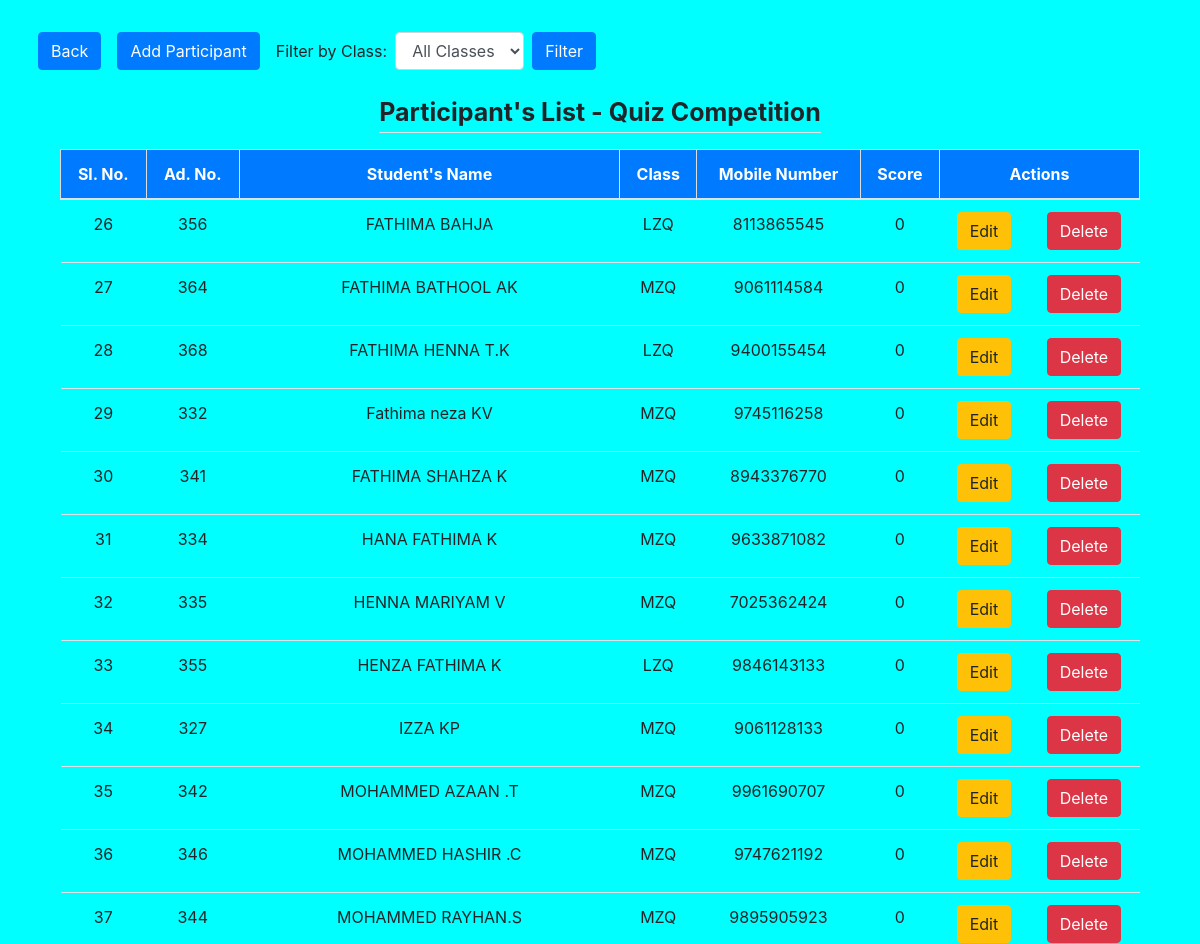
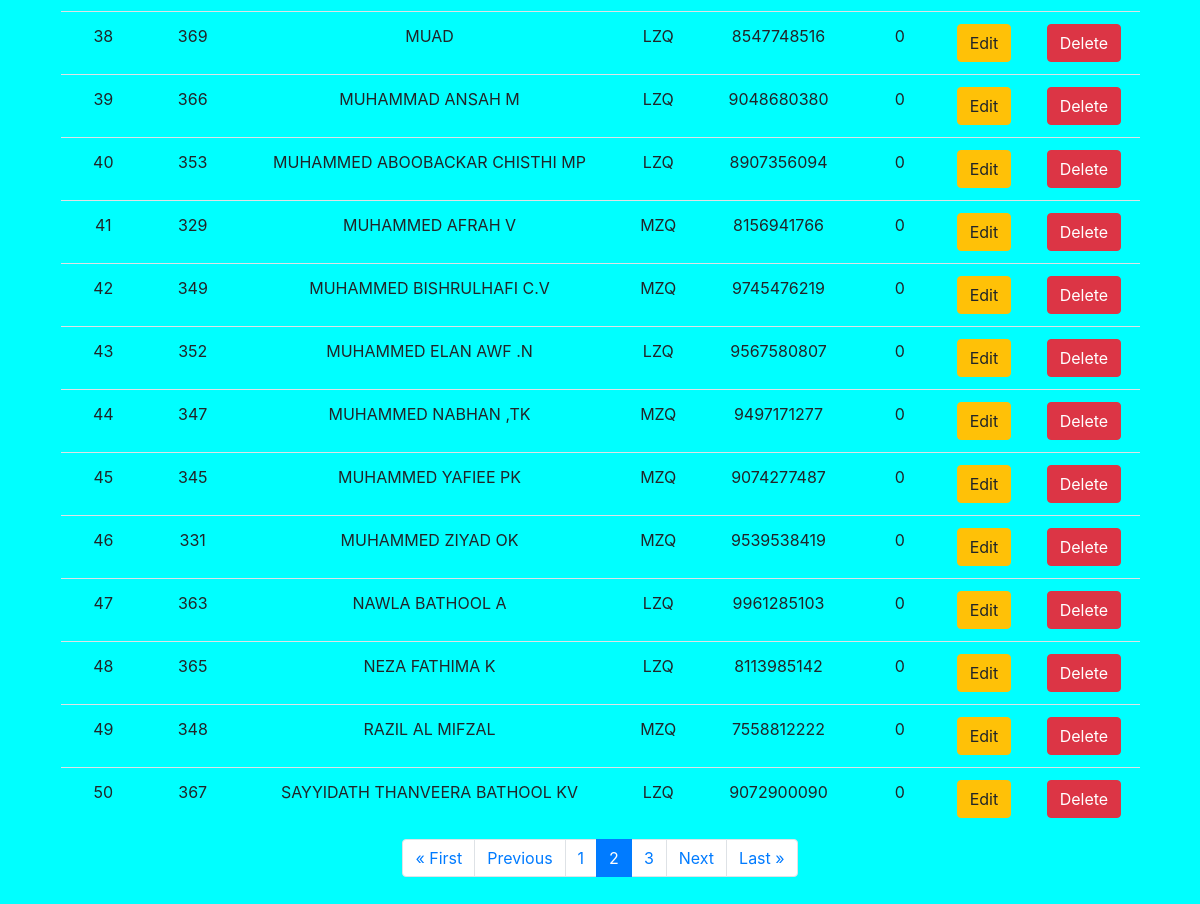
The app's page /participant_list/?page=2 (signed in) with its own data (2 pictures, top to bottom).
### quiz/models.py (models this page shows, shortened)
class ParentRegistration(models.Model):
    CLASS_CHOICES = [
        ('LZQ', 'LZQ'),
        ('MZQ', 'MZQ'),
        ('UZQ', 'UZQ'),
    ]
    parent_name = models.CharField(max_length=100)
    student_name = models.CharField(max_length=100)
    admission_number = models.CharField(max_length=20, unique=True)
    class_name = models.CharField(max_length=3, choices=CLASS_CHOICES)
    mobile_number = models.CharField(max_length=15)
    score = models.IntegerField(default=0)

### quiz/views.py (the view)
# urls.py: path('participant_list/', views.participant_list, name='participant_list'),
@never_cache
@login_required
def participant_list(request):
    class_name = request.GET.get('class_name')
    if class_name:
        participants = ParentRegistration.objects.filter(class_name=class_name).order_by('-score','id')
    else:
        participants = ParentRegistration.objects.all().order_by('-score', 'id')
    classes = ParentRegistration.objects.values_list('class_name', flat=True).distinct()
    paginator = Paginator(participants, 25)
    page_number = request.GET.get('page')
    page_obj = paginator.get_page(page_number)
    return render(request, 'admin/parent_list.html', {
        'page_obj': page_obj,
        'class_name': class_name,
        'classes': classes
    })

### templates/admin/parent_list.html (shortened to what this page needs)
<!DOCTYPE html>
<html>
<head>
    <link rel="stylesheet" href="https://stackpath.bootstrapcdn.com/bootstrap/4.3.1/css/bootstrap.min.css">
</head>
<body style="background-color: aqua;">
    <div class="container">
        <div class="row justify-content-left mt-4">
            <div class="m-2">
                <a href="{% url 'admin_dashboard' %}" class="btn btn-primary">Back</a>
            </div>
            <div class="m-2">
                <a class="btn btn-primary" href="{% url 'register_parent' %}">Add Participant</a>
            </div>
            <div class="m-2">
                <form method="get" class="form-inline">
                    <label for="class_name" class="mr-2">Filter by Class:</label>
                    <select name="class_name" id="circle_name" class="form-control mr-2">
                        <option value="">All Classes</option>
                    </select>
                    <button type="submit" class="btn btn-primary">Filter</button>
                </form>
            </div>
        </div>
        <main class="col-md-12">
            <div class="row justify-content-center">
                <div class="m-3 table-heading text-center font-weight-bold border-bottom" style="font-size: 25px; line-height: 1.5;">
                    Participant's List - Quiz Competition
                </div>
            </div>
            <div class="table-responsive sticky-header">
                <table class="table table-hover">
                    <thead>
                        <tr>
                            <th>Sl. No.</th>
                            <th>Ad. No.</th>
                            <th>Student's Name</th>
                            <th>Class</th>
                            <th>Mobile Number</th>
                            <th>Score</th>
                            <th colspan="2">Actions</th>
                        </tr>
                    </thead>
                    <tbody>
                        {% for participant in page_obj %}
                            <tr>
                                <td>{{ forloop.counter0|add:page_obj.start_index }}</td>
                                <td>{{ participant.admission_number }}</td>
                                <td>{{ participant.student_name }}</td>
                                <td>{{ participant.class_name }}</td>
                                <td>{{ participant.mobile_number }}</td>
                                <td>{{ participant.score }}</td>
                                <td><a class="btn btn-warning" href="{% url 'participant_update' participant.pk %}">Edit</a></td>
                                <td><a class="btn btn-danger" href="{% url 'participant_delete' participant.pk %}">Delete</a></td>
                            </tr>
                        {% endfor %}
                    </tbody>
                </table>
            </div>
            <div class="d-flex justify-content-center">
                <nav aria-label="Page navigation">
                    <ul class="pagination">
                        {% if page_obj.has_previous %}
                            <li class="page-item"><a class="page-link" href="?page=1{% if class_name %}&class_name={{ class_name }}{% endif %}">&laquo; First</a></li>
                            <li class="page-item"><a class="page-link" href="?page={{ page_obj.previous_page_number }}{% if class_name %}&class_name={{ class_name }}{% endif %}">Previous</a></li>
                        {% else %}
                            <li class="page-item disabled"><span class="page-link">&laquo; First</span></li>
                            <li class="page-item disabled"><span class="page-link">Previous</span></li>
                        {% endif %}
                        {% for i in page_obj.paginator.page_range %}
                            {% if page_obj.number == i %}
                                <li class="page-item active"><span class="page-link">{{ i }}</span></li>
                            {% else %}
                                <li class="page-item"><a class="page-link" href="?page={{ i }}{% if class_name %}&class_name={{ class_name }}{% endif %}">{{ i }}</a></li>
                            {% endif %}
                        {% endfor %}
                        {% if page_obj.has_next %}
                            <li class="page-item"><a class="page-link" href="?page={{ page_obj.next_page_number }}{% if class_name %}&class_name={{ class_name }}{% endif %}">Next</a></li>
                            <li class="page-item"><a class="page-link" href="?page={{ page_obj.paginator.num_pages }}{% if class_name %}&class_name={{ class_name }}{% endif %}">Last &raquo;</a></li>
                        {% else %}
                            <li class="page-item disabled"><span class="page-link">Next</span></li>
                            <li class="page-item disabled"><span class="page-link">Last &raquo;</span></li>
                        {% endif %}
                    </ul>
                </nav>
            </div>
        </main>
    </div>
</body>
</html>

### templates/admin/parent_list.html (style rules this page uses)
.sticky-header th { position: -webkit-sticky; position: sticky; top: 0; z-index: 100; background-color: #007bff; color: white; border: 1px solid #ddd; }
.sticky-header { overflow-y: auto; max-height: 80vh; }
.sticky-header th, .sticky-header td { text-align: center; }

### records on screen
ParentRegistration: admission_number "356", student_name "FATHIMA BAHJA", class_name "LZQ", mobile_number "8113865545", score "0"
ParentRegistration: admission_number "364", student_name "FATHIMA BATHOOL AK", class_name "MZQ", mobile_number "9061114584", score "0"
ParentRegistration: admission_number "368", student_name "FATHIMA HENNA T.K", class_name "LZQ", mobile_number "9400155454", score "0"
ParentRegistration: admission_number "332", student_name "Fathima neza KV", class_name "MZQ", mobile_number "9745116258", score "0"
ParentRegistration: admission_number "341", student_name "FATHIMA SHAHZA K", class_name "MZQ", mobile_number "8943376770", score "0"
ParentRegistration: admission_number "334", student_name "HANA FATHIMA K", class_name "MZQ", mobile_number "9633871082", score "0"
ParentRegistration: admission_number "335", student_name "HENNA MARIYAM V", class_name "MZQ", mobile_number "7025362424", score "0"
ParentRegistration: admission_number "355", student_name "HENZA FATHIMA K", class_name "LZQ", mobile_number "9846143133", score "0"
ParentRegistration: admission_number "327", student_name "IZZA KP", class_name "MZQ", mobile_number "9061128133", score "0"
ParentRegistration: admission_number "342", student_name "MOHAMMED AZAAN .T", class_name "MZQ", mobile_number "9961690707", score "0"
ParentRegistration: admission_number "346", student_name "MOHAMMED HASHIR .C", class_name "MZQ", mobile_number "9747621192", score "0"
ParentRegistration: admission_number "344", student_name "MOHAMMED RAYHAN.S", class_name "MZQ", mobile_number "9895905923", score "0"
ParentRegistration: admission_number "369", student_name "MUAD", class_name "LZQ", mobile_number "8547748516", score "0"
ParentRegistration: admission_number "366", student_name "MUHAMMAD ANSAH M", class_name "LZQ", mobile_number "9048680380", score "0"
ParentRegistration: admission_number "353", student_name "MUHAMMED ABOOBACKAR CHISTHI MP", class_name "LZQ", mobile_number "8907356094", score "0"
ParentRegistration: admission_number "329", student_name "MUHAMMED AFRAH V", class_name "MZQ", mobile_number "8156941766", score "0"
ParentRegistration: admission_number "349", student_name "MUHAMMED BISHRULHAFI C.V", class_name "MZQ", mobile_number "9745476219", score "0"
ParentRegistration: admission_number "352", student_name "MUHAMMED ELAN AWF .N", class_name "LZQ", mobile_number "9567580807", score "0"
ParentRegistration: admission_number "347", student_name "MUHAMMED NABHAN ,TK", class_name "MZQ", mobile_number "9497171277", score "0"
ParentRegistration: admission_number "345", student_name "MUHAMMED YAFIEE PK", class_name "MZQ", mobile_number "9074277487", score "0"
ParentRegistration: admission_number "331", student_name "MUHAMMED ZIYAD OK", class_name "MZQ", mobile_number "9539538419", score "0"
ParentRegistration: admission_number "363", student_name "NAWLA BATHOOL A", class_name "LZQ", mobile_number "9961285103", score "0"
ParentRegistration: admission_number "365", student_name "NEZA FATHIMA K", class_name "LZQ", mobile_number "8113985142", score "0"
ParentRegistration: admission_number "348", student_name "RAZIL AL MIFZAL", class_name "MZQ", mobile_number "7558812222", score "0"
ParentRegistration: admission_number "367", student_name "SAYYIDATH THANVEERA BATHOOL KV", class_name "LZQ", mobile_number "9072900090", score "0"

### other values on screen
{{ i }} "1" "3"
{{ i }} "2"
